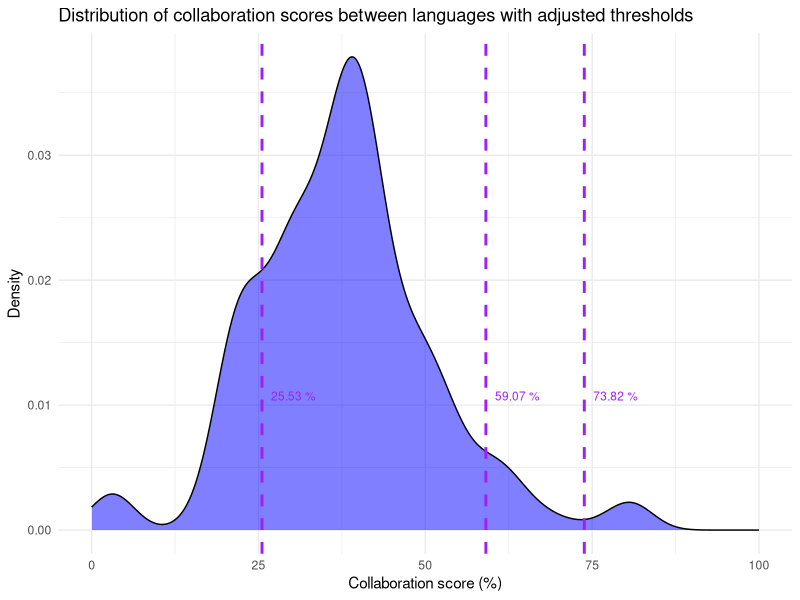

The R script that drew this image:
# Load the required libraries for data visualization, manipulation, and reading
library(ggplot2)
library(dplyr)
library(readr)

# Read the cleaned and preprocessed data from a CSV file
data <- read_csv2("CollaborationMetric_Languages_Cleaned.csv")

# Convert the 'CollaborationScore' to a percentage for easier interpretation and visualization
data <- data %>%
  mutate(CollaborationScore_Percentage = as.numeric(CollaborationScore) * 100)

# Calculate the density of the collaboration score percentages to find distribution
dens <- density(data$CollaborationScore_Percentage, adjust=0.77)

# Calculate the mean for the collaboration scores
mean_score <- mean(data$CollaborationScore_Percentage)

# Find the differences in density values to identify valleys in the density plot
dens_diff <- diff(dens$y)
# Identify points where the change in sign indicates a valley
creux <- which(diff(sign(dens_diff)) == 2) + 1
# Extract the x-values (collaboration score percentages) at these valley points
creux_x <- dens$x[creux]

# Define a function to find the nearest actual value in the data to specified thresholds
nearest <- function(vector, value) {
  idx <- which.min(abs(vector - value))
  return(vector[idx])
}

# Adjust symbiosis thresholds based on the nearest values found in the density plot
seuils_symbiose_ajustes <- c(nearest(creux_x, 31.94), nearest(creux_x, 52.89), nearest(creux_x, 71.45))

# Create a density plot of the collaboration score percentages with adjusted thresholds
plot_symbiose_ajuste <- ggplot(data, aes(x = CollaborationScore_Percentage)) +
  geom_density(fill = "blue", alpha = 0.5) +
  scale_x_continuous(limits = c(0, 100)) +
  labs(title = "Distribution of collaboration scores between languages with adjusted thresholds", x = "Collaboration score (%)", y = "Density") +
  theme_minimal()

# Add vertical lines and annotations for adjusted thresholds
for (i in seq_along(seuils_symbiose_ajustes)) {
  seuil <- seuils_symbiose_ajustes[i]
  plot_symbiose_ajuste <- plot_symbiose_ajuste +
    geom_vline(xintercept = seuil, color = "purple", linetype = "dashed", size = 1) +
    annotate("text", x = seuil, y = 0.01, label = paste(round(seuil, 2), "%"), vjust = -0.5,hjust = -0.2, color = "purple", size = 3)
}


# Output the plot to a PDF file with specified dimensions
pdf("LanguageCollaborationDistributionAdjustedReport.pdf", width = 11, height = 8)
print(plot_symbiose_ajuste)
dev.off()
